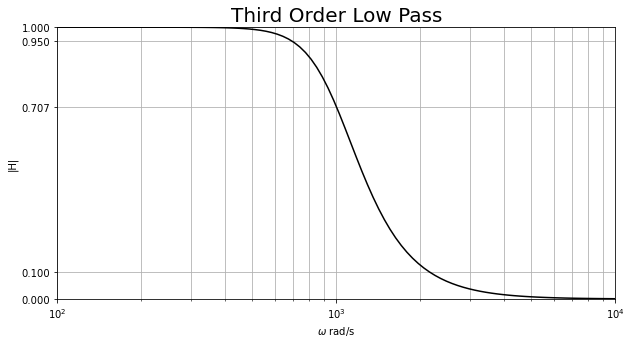

Here is the Python script that generated this plot:
################################################################
#                                                              #
# Zachary DeLuca                                               #
# ECE 450                                                      #
# Exam 2                                                       #
# Due: Oct 06                                                  #
#                                                              #
################################################################
import numpy as np                                             #
import matplotlib . pyplot as plt                              #
import scipy as sp                                             #
import scipy . signal as sig                                   #
import pandas as pd                                            #       
import time                                                    #
import math                                                    #
import cmath                                                   #
from scipy . fftpack import fft , fftshift                     #
################################################################

from math import pi, exp, cos, sin, log, sqrt
from control import margin
from control import tf

s = 1e3

tol = 0.01

num = [0,0,s**3]
den = [0,1,s]
den = np.convolve(den,[1,2*cos(1*pi/3)*s,s**2])


system = sig.lti(num,den)
w,Hmag,Hphase = sig.bode(system)

plt.figure(figsize= (10,5))
plt.title('Third Order Low Pass',size = 20)
plt.axis([s/10,s*10,0,1])
plt.xlabel('$\omega$ rad/s')
plt.ylabel('|H|')
plt.yticks([0,0.1,0.95,0.707,1])
plt.grid(which='both')
plt.semilogx(w,10**(0.05*Hmag),'k')
plt.savefig('Bode.png',dpi=300)

dt = 0.001
NN = 50000
TT = np.arange(0,NN*dt,dt)
y=np.zeros(NN)
f=np.zeros(NN)

A,B,C,D = sig.tf2ss(num,den)
x = np.zeros(np.shape(B))

lookup = 0.707
output = 1.00

for i in range(len(Hmag)):
    if( 10**(0.05*Hmag[i]) >= (lookup*(1-tol))  and 10**(0.05*Hmag[i])  <= (lookup*(1+tol))):
        output = w[i]
        #print('True',10**(0.05*Hmag[i]) ,lookup,output,w[i])
        break;

omega = output
for i in range(NN):
    f[i] = sin(omega*i*dt)

Omega = str(omega)
plt.figure(figsize = (10,5))
plt.suptitle('$\omega =$ '+Omega,size = 15)
plt.subplot(2,1,1)
plt.title('Input')
plt.axis([0.1,50,-1,1])
plt.xlabel('$\omega$ rad/s')
plt.ylabel('|H|')
plt.yticks([0,0.1,0.5,0.707,1])
plt.grid(which='both')
plt.plot(TT,f,'k')

for i in range(NN):
    x = x + dt*A.dot(x) + dt*B*f[i]          
    y[i] = C.dot(x) + D*f[i]
    
plt.subplot(2,1,2)
plt.title('Output')
plt.axis([0.1,50,-1,1])
plt.xlabel('$\omega$ rad/s')
plt.ylabel('|H|')
plt.yticks([0,0.1,0.95,0.707,1])
plt.grid(which='both')
plt.plot(TT,y,'k')
plt.savefig('0.95.png',dpi=300)
